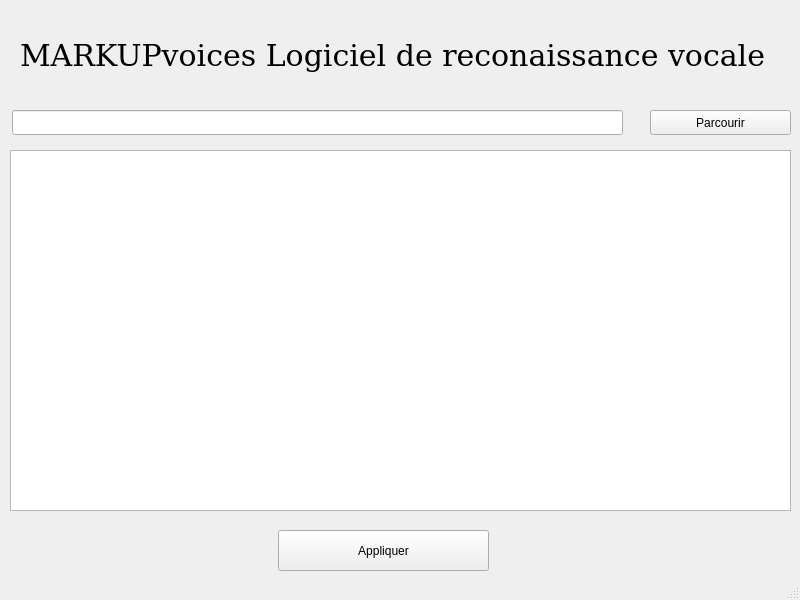
<?xml version="1.0" encoding="UTF-8"?>
<ui version="4.0">
 <class>MainWindow</class>
 <widget class="QMainWindow" name="MainWindow">
  <property name="geometry">
   <rect>
    <x>0</x>
    <y>0</y>
    <width>800</width>
    <height>600</height>
   </rect>
  </property>
  <property name="windowTitle">
   <string>MainWindow</string>
  </property>
  <widget class="QWidget" name="centralwidget">
   <widget class="QLabel" name="titre">
    <property name="geometry">
     <rect>
      <x>20</x>
      <y>30</y>
      <width>761</width>
      <height>51</height>
     </rect>
    </property>
    <property name="font">
     <font>
      <family>DejaVu Serif</family>
      <pointsize>-1</pointsize>
     </font>
    </property>
    <property name="styleSheet">
     <string notr="true">font-size: 30px;</string>
    </property>
    <property name="text">
     <string>MARKUPvoices Logiciel de reconaissance vocale</string>
    </property>
   </widget>
   <widget class="QPlainTextEdit" name="texte">
    <property name="geometry">
     <rect>
      <x>10</x>
      <y>150</y>
      <width>781</width>
      <height>361</height>
     </rect>
    </property>
   </widget>
   <widget class="QPushButton" name="appliquer">
    <property name="geometry">
     <rect>
      <x>278</x>
      <y>530</y>
      <width>211</width>
      <height>41</height>
     </rect>
    </property>
    <property name="text">
     <string>Appliquer</string>
    </property>
   </widget>
   <widget class="QLineEdit" name="filename">
    <property name="geometry">
     <rect>
      <x>12</x>
      <y>110</y>
      <width>611</width>
      <height>25</height>
     </rect>
    </property>
   </widget>
   <widget class="QPushButton" name="browse">
    <property name="geometry">
     <rect>
      <x>650</x>
      <y>110</y>
      <width>141</width>
      <height>25</height>
     </rect>
    </property>
    <property name="text">
     <string>Parcourir</string>
    </property>
   </widget>
  </widget>
  <widget class="QStatusBar" name="statusbar"/>
 </widget>
 <resources/>
 <connections/>
</ui>
